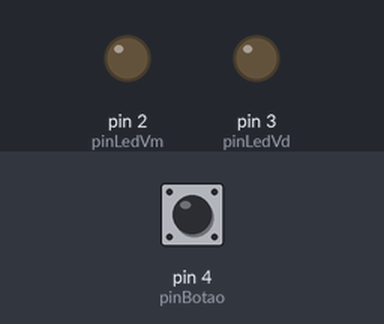
The sketch below on a simulated Arduino Uno, built with avr-gcc and run on an emulated ATmega328P. Shown: output pins drawn as LEDs (lit = HIGH). Dashed ring = blinking. Inputs (shaded band) come from the test bench; at power-on: pin 4 (pinBotao) HIGH.

Above: at 1.2 s.
1.3 s: pin 4 (pinBotao) pulled LOW for 0.15 s
At 1.39 s:
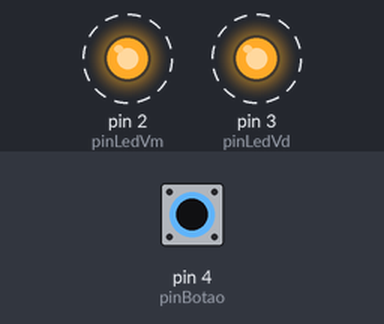
4.3 s: pin 4 (pinBotao) pulled LOW for 1 s
At 4.3 s:
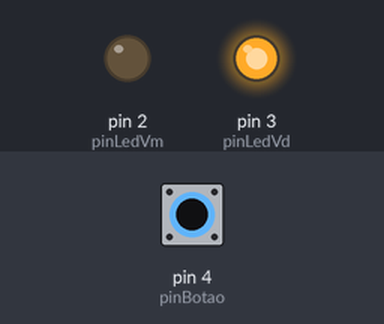
6.8 s: pin 4 (pinBotao) pulled LOW for 3.2 s
At 6.89 s:
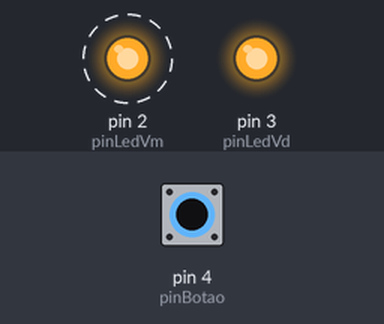
Timing chart, 0 to 17.5 s (numbered marks = the images above; inputs shaded):
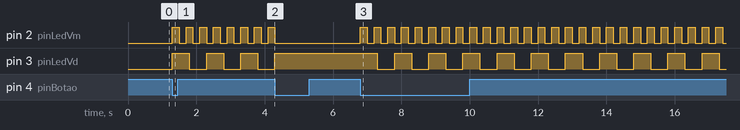

The sketch:

aula_14_Funcao.ino
```cpp
// FUNCOES: dividir o grande problema em pequenos problemas.
#define pinLedVm 2
#define pinLedVd 3
#define pinBotao 4

boolean pisca = false;

//declarando a funcao
boolean leBotao(int porta);
void piscaLED(int porta,int tempo);

void setup() {
  // put your setup code here, to run once:

  //definicao de cada porta do arduino
  pinMode(pinLedVd,OUTPUT);
  pinMode(pinLedVm,OUTPUT);
  pinMode(pinBotao,INPUT_PULLUP);

}

void loop() {
  // put your main code here, to run repeatedly:

  if(leBotao(pinBotao))
  {
    pisca = !pisca;
  }

  //Controlo do Led Piscando
  if(pisca)
  {
   piscaLED(pinLedVd,500);
   piscaLED(pinLedVm,200);
  }
}

//programando a funcao
boolean leBotao(int porta)
{
//parte que controla o botao se esta apertado ou nao
  boolean estadoBotao = digitalRead(porta);
  //static permite manter o valor da variavel mesmo apos sair da funcao
  //[14] porque no arduino tem de 0 a 13 portas digitais
  static boolean estadoAnterior[14] = {true,true,true,true,true,true,true,true,true,true,true,true,true,true};

  boolean ligado = false;
  if(!estadoBotao && estadoAnterior[porta])
  {
    ligado = true;
  }
  //gravar estado anterior daquela porta
  estadoAnterior[porta] = estadoBotao;

  return ligado;
}


void piscaLED(int porta,int tempo)
{
  //delay1 registra o valor do millis
  //no momento que estiver passando pelo pisca
  static unsigned long delay1[14] = {0,0,0,0,0,0,0,0,0,0,0,0,0,0};
  //para funcionar em qualquer porta de LED usamos array.

 //tempo em que estamos a executar a funcao pisca
 //tempo que deve continuar acesso.
  if((millis()-delay1[porta])<tempo)
  {
    digitalWrite(porta,HIGH);
  }
  else
  {
    digitalWrite(porta,LOW);
  }

  if((millis()-delay1[porta])>= (tempo*2))
  {
    delay1[porta] = millis();
  }

}
```

Measured:
- after the input at 1.3 s, pin 2 (pinLedVm): alternates HIGH for 0.20 s and LOW for 0.20 s, starting at once; pin 3 (pinLedVd): alternates HIGH for 0.50 s and LOW for 0.50 s, starting at once
- after the input at 4.3 s, pin 2 (pinLedVm): stops changing and stays LOW; pin 3 (pinLedVd): stops changing and stays HIGH
- after the input at 6.8 s, pin 2 (pinLedVm): alternates HIGH for 0.20 s and LOW for 0.20 s, starting at once; pin 3 (pinLedVd): alternates HIGH for 0.50 s and LOW for 0.50 s, starting after 0.50 s
